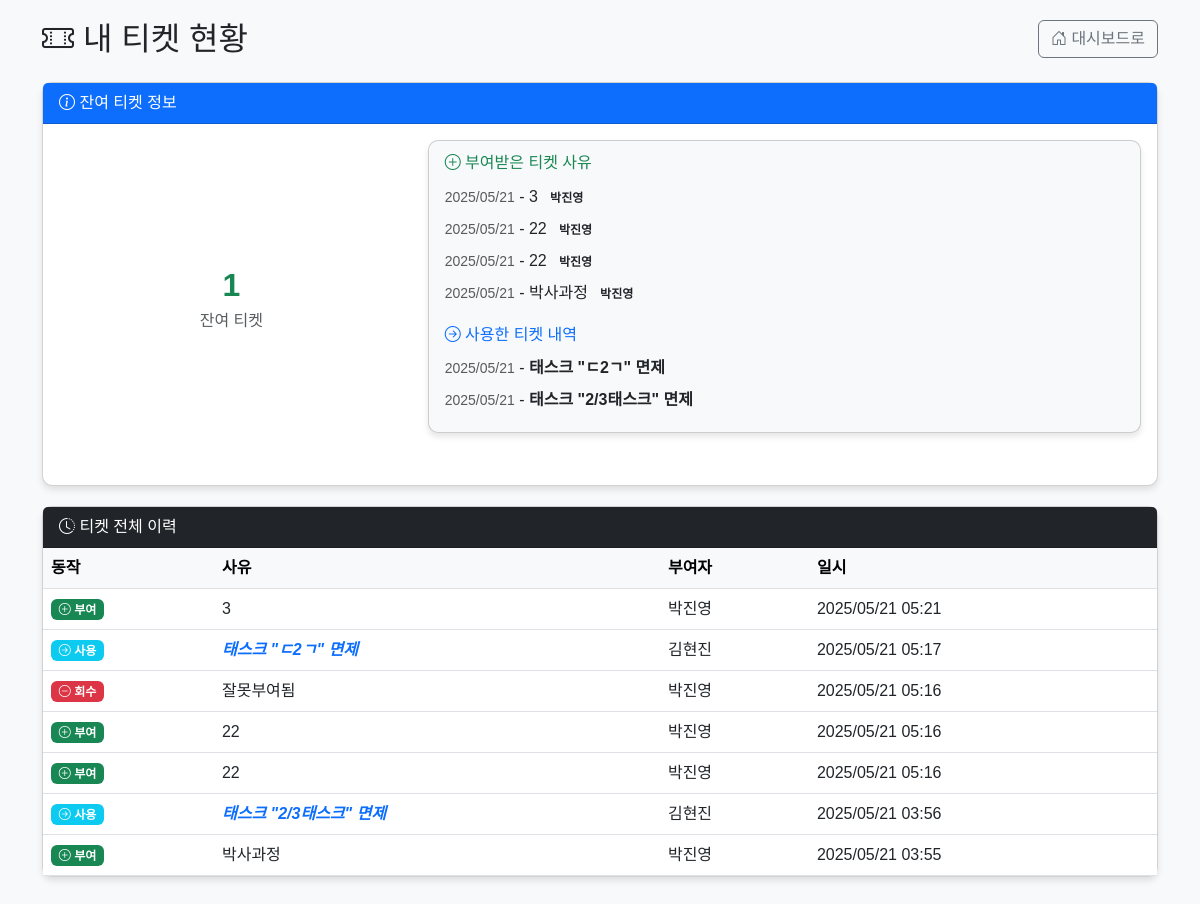
Screenshot of /ticket/my (signed in) with the database file from the repository.
### models.py (models this page shows)
class Ticket(db.Model):
    id = db.Column(db.Integer, primary_key=True)
    user_id = db.Column(db.Integer, db.ForeignKey('user.id'), nullable=False)
    type = db.Column(db.String(20), nullable=False)  # 'grant', 'revoke', 'use'
    reason = db.Column(db.String(200), nullable=False)
    created_by = db.Column(db.String(120), nullable=False)  # 이메일 또는 이름
    created_at = db.Column(db.DateTime, server_default=db.func.now())
    user = db.relationship('User', backref=db.backref('tickets', lazy=True))

### app.py (the view)
@app.route('/ticket/my')
@login_required
def my_ticket():
    tickets = Ticket.query.filter_by(user_id=current_user.id).order_by(Ticket.created_at.desc()).all()
    grant = sum(1 for t in tickets if t.type == 'grant')
    revoke = sum(1 for t in tickets if t.type == 'revoke')
    use = sum(1 for t in tickets if t.type == 'use')
    remain = grant - revoke - use
    grant_tickets = [t for t in tickets if t.type == 'grant']
    use_tickets = [t for t in tickets if t.type == 'use']
    return render_template('ticket_my.html',
                          tickets=tickets,
                          remain=remain,
                          grant_tickets=grant_tickets,
                          use_tickets=use_tickets)

### app.py (called while the page is built)
@login_manager.user_loader
def load_user(user_id):
    return User.query.get(int(user_id))

### templates/ticket_my.html (shortened to what this page needs)
<!DOCTYPE html>
<html lang="ko">
<head>
    <link href="https://cdn.jsdelivr.net/npm/bootstrap@5.3.0-alpha1/dist/css/bootstrap.min.css" rel="stylesheet">
    <link rel="stylesheet" href="https://cdn.jsdelivr.net/npm/bootstrap-icons@1.10.3/font/bootstrap-icons.css">
</head>
<body>
    <div class="container">
        <div class="d-flex justify-content-between align-items-center mb-4">
            <h2 class="mb-0"><i class="bi bi-ticket-perforated"></i> 내 티켓 현황</h2>
            <a href="/dashboard" class="btn btn-outline-secondary"><i class="bi bi-house-door"></i> 대시보드로</a>
        </div>
        <div class="card">
            <div class="card-header bg-primary text-white">
                <i class="bi bi-info-circle"></i> 잔여 티켓 정보
            </div>
            <div class="card-body">
                <div class="row align-items-center mb-3">
                    <div class="col-md-4 text-center">
                        <div class="ticket-count text-{% if remain > 0 %}success{% else %}secondary{% endif %}">
                            {{ remain }}
                        </div>
                        <div class="text-muted">잔여 티켓</div>
                    </div>
                    <div class="col-md-8">
                        <div class="card h-100 bg-light">
                            <div class="card-body p-3">
                                {% if grant_tickets %}
                                <h6 class="card-subtitle mb-2 text-success">
                                    <i class="bi bi-plus-circle"></i> 부여받은 티켓 사유
                                </h6>
                                <ul class="list-group list-group-flush">
                                    {% for ticket in grant_tickets %}
                                    <li class="list-group-item bg-transparent px-0 py-1 border-0">
                                        <small class="text-muted">{{ ticket.created_at.strftime('%Y/%m/%d') }}</small> -
                                        {{ ticket.reason }}
                                        <span class="badge bg-light text-dark">{{ ticket.created_by }}</span>
                                    </li>
                                    {% endfor %}
                                </ul>
                                {% endif %}
                                {% if use_tickets %}
                                <h6 class="card-subtitle mb-2 text-primary mt-3">
                                    <i class="bi bi-arrow-right-circle"></i> 사용한 티켓 내역
                                </h6>
                                <ul class="list-group list-group-flush">
                                    {% for ticket in use_tickets %}
                                    <li class="list-group-item bg-transparent px-0 py-1 border-0">
                                        <small class="text-muted">{{ ticket.created_at.strftime('%Y/%m/%d') }}</small> -
                                        <span class="fw-bold">
                                        {% if 'Task ' in ticket.reason %}
                                            태스크 "{{ ticket.reason.replace('Task ', '').replace(' 면제', '') }}" 면제
                                        {% else %}
                                            {{ ticket.reason }}
                                        {% endif %}
                                        </span>
                                    </li>
                                    {% endfor %}
                                </ul>
                                {% endif %}
                            </div>
                        </div>
                    </div>
                </div>
            </div>
        </div>
        <div class="card">
            <div class="card-header bg-dark text-white">
                <i class="bi bi-clock-history"></i> 티켓 전체 이력
            </div>
            <div class="card-body p-0">
                <div class="table-responsive">
                    <table class="table table-hover mb-0">
                        <thead>
                            <tr class="table-light">
                                <th>동작</th>
                                <th>사유</th>
                                <th>부여자</th>
                                <th>일시</th>
                            </tr>
                        </thead>
                        <tbody>
                            {% for ticket in tickets %}
                            <tr>
                                <td>
                                    {% if ticket.type == 'grant' %}
                                        <span class="badge bg-success">
                                            <i class="bi bi-plus-circle"></i> 부여
                                        </span>
                                    {% elif ticket.type == 'revoke' %}
                                        <span class="badge bg-danger">
                                            <i class="bi bi-dash-circle"></i> 회수
                                        </span>
                                    {% elif ticket.type == 'use' %}
                                        <span class="badge bg-info">
                                            <i class="bi bi-arrow-right-circle"></i> 사용
                                        </span>
                                    {% endif %}
                                </td>
                                <td>
                                    {% if ticket.type == 'use' %}
                                        <strong class="ticket-use">
                                        {% if 'Task ' in ticket.reason %}
                                            태스크 "{{ ticket.reason.replace('Task ', '').replace(' 면제', '') }}" 면제
                                        {% else %}
                                            {{ ticket.reason }}
                                        {% endif %}
                                        </strong>
                                    {% else %}
                                        {{ ticket.reason }}
                                    {% endif %}
                                </td>
                                <td>{{ ticket.created_by }}</td>
                                <td>{{ ticket.created_at.strftime('%Y/%m/%d %H:%M') }}</td>
                            </tr>
                            {% endfor %}
                        </tbody>
                    </table>
                </div>
            </div>
        </div>
    </div>
</body>
</html>

### templates/ticket_my.html (style rules this page uses)
body { background-color: #f8f9fa; padding: 20px; font-family: 'Noto Sans KR', sans-serif; }
.card { border-radius: 10px; box-shadow: 0 4px 6px rgba(0, 0, 0, 0.1); margin-bottom: 20px; }
.ticket-count { font-size: 2rem; font-weight: bold; }
.ticket-use { color: #0d6efd; font-style: italic; }

### rows the page displays
Ticket: created_at "2025/05/21", reason "3", created_by "박진영", type "grant" (drawn), created_at "2025/05/21 05:21"
Ticket: created_at "2025/05/21", reason "22", created_by "박진영", type "grant" (drawn), created_at "2025/05/21 05:16"
Ticket: created_at "2025/05/21", reason "22", created_by "박진영", type "grant" (drawn), created_at "2025/05/21 05:16"
Ticket: created_at "2025/05/21", reason "박사과정", created_by "박진영", type "grant" (drawn), created_at "2025/05/21 03:55"
Ticket: created_at "2025/05/21", reason.replace "ㄷ2ㄱ", type "use" (drawn), created_by "김현진", created_at "2025/05/21 05:17"
Ticket: created_at "2025/05/21", reason.replace "2/3태스크", type "use" (drawn), created_by "김현진", created_at "2025/05/21 03:56"
Ticket: type "revoke" (drawn), reason "잘못부여됨", created_by "박진영", created_at "2025/05/21 05:16"

### other values shown
{{ remain }} "1"
